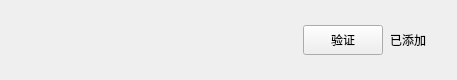
<?xml version="1.0" encoding="UTF-8"?>
<ui version="4.0">
 <class>ApplyFriendItem</class>
 <widget class="QWidget" name="ApplyFriendItem">
  <property name="geometry">
   <rect>
    <x>0</x>
    <y>0</y>
    <width>457</width>
    <height>80</height>
   </rect>
  </property>
  <property name="minimumSize">
   <size>
    <width>0</width>
    <height>80</height>
   </size>
  </property>
  <property name="maximumSize">
   <size>
    <width>16777215</width>
    <height>80</height>
   </size>
  </property>
  <property name="windowTitle">
   <string>Form</string>
  </property>
  <layout class="QHBoxLayout" name="horizontalLayout">
   <property name="spacing">
    <number>6</number>
   </property>
   <property name="leftMargin">
    <number>9</number>
   </property>
   <property name="topMargin">
    <number>0</number>
   </property>
   <property name="rightMargin">
    <number>0</number>
   </property>
   <property name="bottomMargin">
    <number>0</number>
   </property>
   <item>
    <spacer name="horizontalSpacer">
     <property name="orientation">
      <enum>Qt::Horizontal</enum>
     </property>
     <property name="sizeType">
      <enum>QSizePolicy::Fixed</enum>
     </property>
     <property name="sizeHint" stdset="0">
      <size>
       <width>20</width>
       <height>20</height>
      </size>
     </property>
    </spacer>
   </item>
   <item>
    <widget class="QLabel" name="icon_lb">
     <property name="minimumSize">
      <size>
       <width>45</width>
       <height>45</height>
      </size>
     </property>
     <property name="maximumSize">
      <size>
       <width>45</width>
       <height>45</height>
      </size>
     </property>
     <property name="text">
      <string/>
     </property>
    </widget>
   </item>
   <item>
    <widget class="QWidget" name="widget" native="true">
     <layout class="QHBoxLayout" name="horizontalLayout_2">
      <property name="spacing">
       <number>7</number>
      </property>
      <property name="leftMargin">
       <number>11</number>
      </property>
      <property name="topMargin">
       <number>2</number>
      </property>
      <property name="rightMargin">
       <number>11</number>
      </property>
      <property name="bottomMargin">
       <number>2</number>
      </property>
      <item>
       <widget class="QWidget" name="widget_2" native="true">
        <layout class="QVBoxLayout" name="verticalLayout">
         <property name="spacing">
          <number>10</number>
         </property>
         <property name="leftMargin">
          <number>11</number>
         </property>
         <property name="topMargin">
          <number>2</number>
         </property>
         <property name="rightMargin">
          <number>11</number>
         </property>
         <property name="bottomMargin">
          <number>2</number>
         </property>
         <item>
          <widget class="QLabel" name="user_name_lb">
           <property name="minimumSize">
            <size>
             <width>100</width>
             <height>30</height>
            </size>
           </property>
           <property name="maximumSize">
            <size>
             <width>200</width>
             <height>30</height>
            </size>
           </property>
           <property name="text">
            <string/>
           </property>
          </widget>
         </item>
         <item>
          <widget class="QLabel" name="user_chat_lb">
           <property name="minimumSize">
            <size>
             <width>100</width>
             <height>30</height>
            </size>
           </property>
           <property name="maximumSize">
            <size>
             <width>200</width>
             <height>30</height>
            </size>
           </property>
           <property name="text">
            <string/>
           </property>
          </widget>
         </item>
        </layout>
       </widget>
      </item>
      <item>
       <spacer name="horizontalSpacer_3">
        <property name="orientation">
         <enum>Qt::Horizontal</enum>
        </property>
        <property name="sizeHint" stdset="0">
         <size>
          <width>40</width>
          <height>20</height>
         </size>
        </property>
       </spacer>
      </item>
      <item>
       <widget class="ClickedBtn" name="addBtn">
        <property name="minimumSize">
         <size>
          <width>80</width>
          <height>30</height>
         </size>
        </property>
        <property name="maximumSize">
         <size>
          <width>80</width>
          <height>30</height>
         </size>
        </property>
        <property name="text">
         <string>验证</string>
        </property>
       </widget>
      </item>
      <item>
       <widget class="QLabel" name="already_add_lb">
        <property name="minimumSize">
         <size>
          <width>0</width>
          <height>40</height>
         </size>
        </property>
        <property name="text">
         <string>已添加</string>
        </property>
       </widget>
      </item>
      <item>
       <spacer name="horizontalSpacer_2">
        <property name="orientation">
         <enum>Qt::Horizontal</enum>
        </property>
        <property name="sizeType">
         <enum>QSizePolicy::Fixed</enum>
        </property>
        <property name="sizeHint" stdset="0">
         <size>
          <width>20</width>
          <height>20</height>
         </size>
        </property>
       </spacer>
      </item>
     </layout>
    </widget>
   </item>
  </layout>
 </widget>
 <customwidgets>
  <customwidget>
   <class>ClickedBtn</class>
   <extends>QPushButton</extends>
   <header location="global">clickedbtn.h</header>
  </customwidget>
 </customwidgets>
 <resources/>
 <connections/>
</ui>
